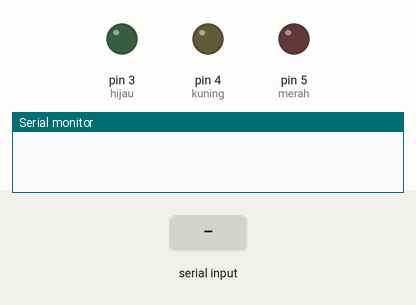
Simulated run of this sketch. Board: Arduino Uno, built with avr-gcc and run on an emulated ATmega328P. Shown: output pins drawn as LEDs (lit = HIGH), the last lines printed to the serial monitor. Dashed ring = blinking. Inputs (shaded band) come from the test bench.

Above: at 1.2 s.
1.3 s: "a" received over Serial
At 2.4 s:
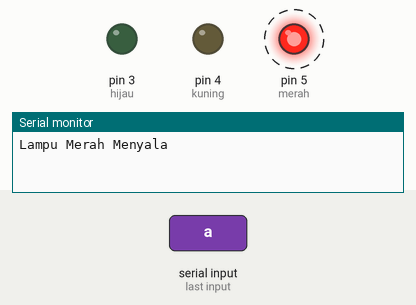
4.3 s: "b" received over Serial
At 5.4 s:
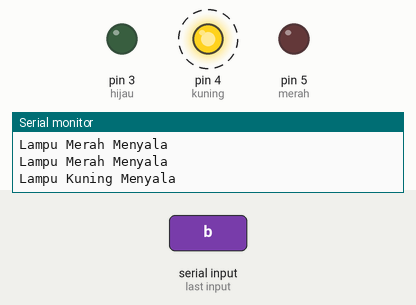
7.3 s: "c" received over Serial
At 8.4 s:
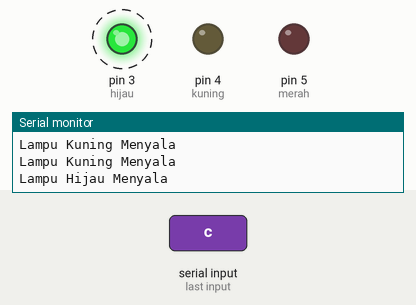
10.3 s: "1" received over Serial
At 10.8 s:
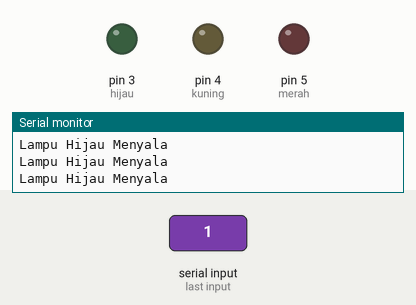
Timing chart, 0 to 13.0 s (numbered marks = the images above; inputs shaded):
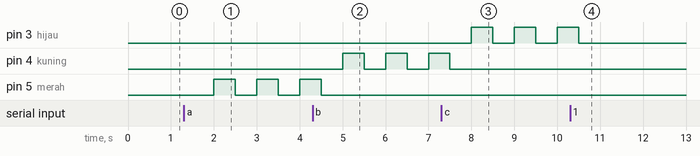

Measured:
- after the input at 1.3 s, pin 5 (merah): alternates HIGH for 0.50 s and LOW for 0.50 s, starting after 0.70 s
- after the input at 4.3 s, pin 4 (kuning): alternates HIGH for 0.50 s and LOW for 0.50 s, starting after 0.70 s; pin 5 (merah): goes on until 4.5 s, then stays LOW
- after the input at 7.3 s, pin 3 (hijau): alternates HIGH for 0.50 s and LOW for 0.50 s, starting after 0.70 s; pin 4 (kuning): goes on until 7.5 s, then stays LOW
- after the input at 10.3 s, pin 3 (hijau): goes on until 10.5 s, then stays LOW

The sketch:

TugasPertemuan4.ino
```cpp
// Program Tugas Praktikum Iot

int merah= 5;
int kuning= 4;
int hijau= 3;


void setup()
{
  pinMode(merah, OUTPUT);
  pinMode(kuning, OUTPUT);
  pinMode(hijau, OUTPUT);
  Serial.begin(9600);
}

void loop()
{
  char input=Serial.read();
  while(Serial.available()==0){
    if(input=='a' ){
      digitalWrite(merah, HIGH);
      digitalWrite(kuning, LOW);
      digitalWrite(hijau, LOW);
      Serial.println("Lampu Merah Menyala");
    }
    else if(input=='b'){
      digitalWrite(merah, LOW);
      digitalWrite(kuning, HIGH);
      digitalWrite(hijau, LOW);
      Serial.println("Lampu Kuning Menyala");
    }
    else if(input=='c'){
      digitalWrite(merah, LOW);
      digitalWrite(kuning, LOW);
      digitalWrite(hijau, HIGH);
      Serial.println("Lampu Hijau Menyala");
    }
    delay(500);
    digitalWrite(merah, LOW);
    digitalWrite(kuning, LOW);
    digitalWrite(hijau, LOW);
    delay(500);
  }
}
```
